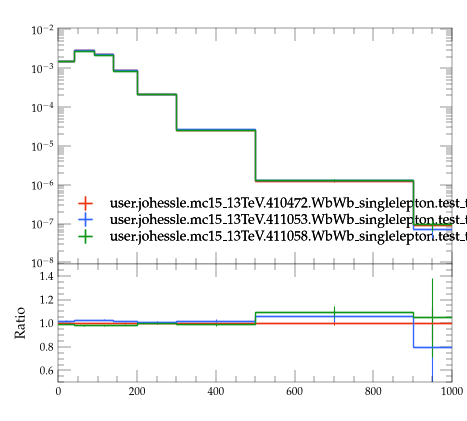

This chart was generated by the following Python code:
#! /usr/bin/env python3

# This Python script was auto-generated using YODA v2.1.2.
# Analysis object: /WbWb_singlelepton/mT_lep1
# Timestamp: 07-08-2026 (09:26:45)

import matplotlib as mpl
import matplotlib.pyplot as plt
mpl.use('Agg') # comment out for interactive use
import os
import numpy as np
from numpy import nan, inf

plotDir = os.path.split(os.path.realpath(__file__))[0]
if 'YODA_USER_PLOT_PATH' in globals():
    plot_outdir = globals()['YODA_USER_PLOT_PATH']
else:
    plot_outdir = plotDir

#plot style
plt.style.use(os.path.join(plotDir, '../default.mplstyle'))
# plot metadata
figW, figH = plt.rcParams['figure.figsize']
ax_xLabel = ''
ax_yLabel = ''
ax_title  = ''
ax_xScale = 'linear'
ax_yScale = 'log'
xLims = (0.0, 1000.0)
yLims = (9.000000000000001e-09, 0.011000000000000001)

# TeX-friendly labels for the legend
labels = {
  'legend' : ([ r"user.johessle.mc15\_13TeV.410472.WbWb\_singlelepton.test\_topmass\_mppui", r"user.johessle.mc15\_13TeV.411053.WbWb\_singlelepton.test\_topmass\_mppui", r"user.johessle.mc15\_13TeV.411058.WbWb\_singlelepton.test\_topmass\_mppui" ], r""),
}

# Adjust canvas width and height
canvasW = 10.0
canvasH = 9.0
figW *= canvasW/10.
figH *= canvasH/9.

# Create figure and axis objects
fig, (ax, ratio0_ax) = plt.subplots(2, 1, sharex=True,
                  figsize=(figW,figH), gridspec_kw={'height_ratios': (6.0, 3.0)})

# Set figure margins
plt.subplots_adjust(
    left   = 1.0 * plt.rcParams['figure.subplot.left'],
    right  = 1.0 * plt.rcParams['figure.subplot.right'],
    top    = 1.0 * plt.rcParams['figure.subplot.top'],
    bottom = 1.0 * plt.rcParams['figure.subplot.bottom'])

ratio0_ax.yaxis.set_major_locator(mpl.ticker.MultipleLocator(0.2))
ratio0_ax.set_ylim(0.5, 1.4999)
ratio0_ax.set_ylabel('Ratio')

# the numerical data is stored in a separate file
dataf = dict()
prefix = os.path.split(__file__)[0]
if prefix:    prefix = prefix + '/'
exec(open(prefix+'mT_lep1__data.py').read(), dataf)


legend_handles = dict() # keep track of handles for the legend

# style options for curves
# starts at zorder>=5 to draw curve on top of legend
styles = {
  'user.johessle.mc15_13TeV.410472.WbWb_singlelepton.test_topmass_mppui.yoda': {
    'color' : '#EE3311',
    'linestyle' : '-',
    'lineopacity' : 1.0,
    'linewidth' : 1,
    'marker' : 'none',
    'markersize' : 2,
    'capsize' : 0.0,
    'zorder' : 5,
    'histstyle' : 1,
    'drawstyle' : 'steps-pre',
    'xerrorbars' : 1,
    'yerrorbars' : 1,
    'fillcolor' : None,
    'fillopacity' : 1.0,
    'ratio0_linestyle' : '-',
    'ratio0_lineopacity' : 1.0,
    'ratio0_linewidth' : 1,
    'ratio0_marker' : 'none',
    'ratio0_markersize' : 2,
    'ratio0_capsize' : 0.0,
    'ratio0_zorder' : 5,
    'ratio0_histstyle' : 1,
    'ratio0_drawstyle' : 'steps-pre',
    'ratio0_xerrorbars' : 1,
    'ratio0_yerrorbars' : 1,
  },
  'user.johessle.mc15_13TeV.411053.WbWb_singlelepton.test_topmass_mppui.yoda': {
    'color' : '#3366FF',
    'linestyle' : '-',
    'lineopacity' : 1.0,
    'linewidth' : 1,
    'marker' : 'none',
    'markersize' : 2,
    'capsize' : 0.0,
    'zorder' : 6,
    'histstyle' : 1,
    'drawstyle' : 'steps-pre',
    'xerrorbars' : 1,
    'yerrorbars' : 1,
    'fillcolor' : None,
    'fillopacity' : 1.0,
    'ratio0_linestyle' : '-',
    'ratio0_lineopacity' : 1.0,
    'ratio0_linewidth' : 1,
    'ratio0_marker' : 'none',
    'ratio0_markersize' : 2,
    'ratio0_capsize' : 0.0,
    'ratio0_zorder' : 6,
    'ratio0_histstyle' : 1,
    'ratio0_drawstyle' : 'steps-pre',
    'ratio0_xerrorbars' : 1,
    'ratio0_yerrorbars' : 1,
  },
  'user.johessle.mc15_13TeV.411058.WbWb_singlelepton.test_topmass_mppui.yoda': {
    'color' : '#109618',
    'linestyle' : '-',
    'lineopacity' : 1.0,
    'linewidth' : 1,
    'marker' : 'none',
    'markersize' : 2,
    'capsize' : 0.0,
    'zorder' : 7,
    'histstyle' : 1,
    'drawstyle' : 'steps-pre',
    'xerrorbars' : 1,
    'yerrorbars' : 1,
    'fillcolor' : None,
    'fillopacity' : 1.0,
    'ratio0_linestyle' : '-',
    'ratio0_lineopacity' : 1.0,
    'ratio0_linewidth' : 1,
    'ratio0_marker' : 'none',
    'ratio0_markersize' : 2,
    'ratio0_capsize' : 0.0,
    'ratio0_zorder' : 7,
    'ratio0_histstyle' : 1,
    'ratio0_drawstyle' : 'steps-pre',
    'ratio0_xerrorbars' : 1,
    'ratio0_yerrorbars' : 1,
  },
}

# curve from input yoda files in main panel
for label, yvals in dataf['yvals'].items():
    if all(np.isnan(v) for v in dataf['yvals'][label]):
        continue
    tmp = None
    if styles[label]['histstyle']: # draw as histogram
        xpos = dataf['xedges'][label] if styles[label]['drawstyle'] else dataf['xpoints'][label]
        ypos = np.insert(yvals, 0, yvals[0]) if styles[label]['drawstyle'] else yvals
        if styles[label]['fillcolor']: # fill area below curve
            ax.fill_between(xpos, ypos, step='pre',
                            color=styles[label]['fillcolor'],
                            alpha=styles[label]['fillopacity'])
        tmp, = ax.plot(xpos, ypos,
                       color=styles[label]['color'],
                       linestyle=styles[label]['linestyle'],
                       alpha=styles[label]['lineopacity'],
                       linewidth=styles[label]['linewidth'],
                       drawstyle=styles[label]['drawstyle'], solid_joinstyle='miter',
                       zorder=styles[label]['zorder'], label=label)
    tmp = ax.errorbar(dataf['xpoints'][label], yvals,
                      xerr=np.array(dataf['xerrs'][label])*styles[label]['xerrorbars'],
                      yerr=np.array(dataf['yerrs'][label])*styles[label]['yerrorbars'],
                      fmt=styles[label]['marker'], capsize=styles[label]['capsize'],
                      alpha=styles[label]['lineopacity'],
                      markersize=styles[label]['markersize'],
                      ecolor=styles[label]['color'],
                      color=styles[label]['color'], zorder=styles[label]['zorder'])
    tmp[-1][0].set_linestyle(styles[label]['linestyle'])
    tmp[-1][0].set_linewidth(styles[label]['linewidth'])
    if label in dataf['add_legend_handle']:  legend_handles[label] = tmp
    for varLabel in dataf['variation_yvals'].keys():
        if varLabel.startswith(label):
            tmp, = ax.plot(dataf['xedges'][label], dataf['variation_yvals'][varLabel],
                           color=styles[label]['color'],
                           linestyle=styles[label]['linestyle'],
                           linewidth=styles[label]['linewidth'],
                           drawstyle='steps-pre', solid_joinstyle='miter',
                           zorder=styles[label]['zorder'], alpha=0.5)


# plots on ratio panel
# curve from input yoda files in ratio panel
for label, yvals in dataf['ratio0_yvals'].items():
    if all(np.isnan(v) for v in yvals):
        continue
    if styles[label]['ratio0_histstyle']: # plot as histogram
        xpos = dataf['xedges']['user.johessle.mc15_13TeV.410472.WbWb_singlelepton.test_topmass_mppui.yoda'] if styles[label]['ratio0_drawstyle'] else dataf['xpoints']['user.johessle.mc15_13TeV.410472.WbWb_singlelepton.test_topmass_mppui.yoda']
        ypos = np.insert(yvals, 0, yvals[0]) if styles[label]['ratio0_drawstyle'] else yvals
        ratio0_ax.plot(xpos, ypos,
                       color=styles[label]['color'],
                       linewidth=styles[label]['linewidth'],
                       linestyle=styles[label]['ratio0_linestyle'],
                       alpha=styles[label]['ratio0_lineopacity'],
                       drawstyle=styles[label]['ratio0_drawstyle'], zorder=styles[label]['zorder'],
                       solid_joinstyle='miter')
    tmp = ratio0_ax.errorbar(dataf['xpoints']['user.johessle.mc15_13TeV.410472.WbWb_singlelepton.test_topmass_mppui.yoda'], yvals,
                             xerr=np.array(dataf['ref_xerrs'])*styles[label]['ratio0_xerrorbars'],
                             yerr=np.array(dataf['ratio0_yerrs'][label])*styles[label]['ratio0_yerrorbars'],
                             fmt=styles[label]['ratio0_marker'], capsize=styles[label]['ratio0_capsize'],
                             alpha=styles[label]['ratio0_lineopacity'],
                             markersize=styles[label]['ratio0_markersize'],
                             ecolor=styles[label]['color'],
                             color=styles[label]['color'])
    tmp[-1][0].set_linestyle(styles[label]['ratio0_linestyle'])
    tmp[-1][0].set_linewidth(styles[label]['ratio0_linewidth'])

    for varlabel in dataf['ratio0_variation_vals'].keys():
        if varlabel.startswith(label):
            ratio0_ax.plot(dataf['xedges']['user.johessle.mc15_13TeV.410472.WbWb_singlelepton.test_topmass_mppui.yoda'],
                            dataf['ratio0_variation_vals'][varlabel],
                            color=styles[label]['color'],
                            linestyle=styles[label]['linestyle'],
                            linewidth=styles[label]['linewidth'],
                            drawstyle='steps-pre', solid_joinstyle='miter',
                            zorder=1, alpha=0.5)

legend_items = list(legend_handles.values())
ax.add_artist(ax.legend(legend_items,
                        labels['legend'][0],
                        title=labels['legend'][1],
                        alignment='left',
                        loc='lower left',
                        bbox_to_anchor=(0.0, 0.03)))

# set plot metadata as defined above
ratio0_ax.set_xlabel(ax_xLabel)
ratio0_ax.xaxis.set_label_coords(1., -0.15)
ax.set_ylabel(ax_yLabel, ha='right', va='top')
ax.yaxis.set_label_coords(-0.11, 1.0)
ax.set_title(ax_title, loc='left')
ax.set_xscale(ax_xScale)
ax.set_yscale(ax_yScale)
ratio0_ax.set_yscale('linear')
ax.set_xlim(xLims)
ax.set_ylim(yLims)

# tick formatting
plt.rcParams['xtick.top'] = True
plt.rcParams['ytick.right'] = True
ax.yaxis.set_major_locator(mpl.ticker.LogLocator(base=10.0, numticks=np.inf))
ax.yaxis.set_minor_locator(mpl.ticker.LogLocator(
                           base=10.0, subs=np.arange(0.1, 1, 0.1), numticks=np.inf))
fig.align_ylabels((ax, ratio0_ax))
plt.savefig(os.path.join(plot_outdir, 'mT_lep1.pdf'), format='PDF')
plt.savefig(os.path.join(plot_outdir, 'mT_lep1.png'), format='PNG')

plt.close(fig)
